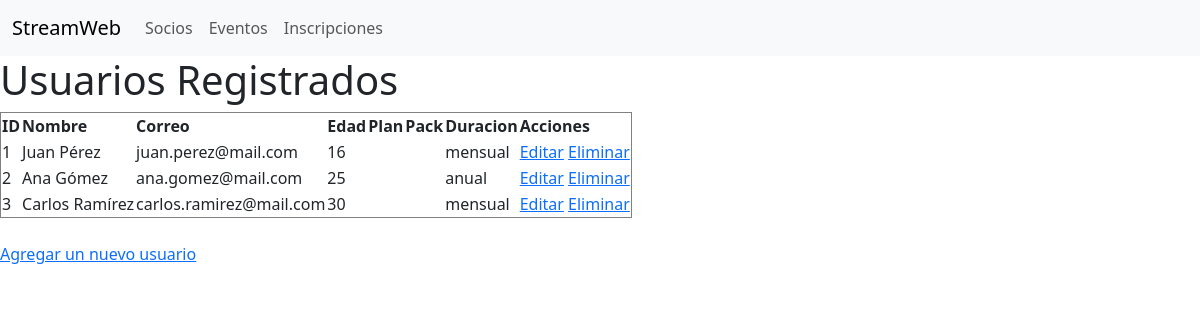
The app's page /vista/lista_usuarios.php with its own data.
### tables this page shows
CREATE TABLE usuarios(
    id_usuario INT AUTO_INCREMENT PRIMARY KEY,
    nombre VARCHAR(100) NOT NULL,
    correo VARCHAR(100) UNIQUE NOT NULL,
    edad INT,
    id_plan INT,
    duracion ENUM('mensual', 'anual') NOT NULL,
    FOREIGN KEY (id_plan) REFERENCES plan(id_plan)
);

### config/conexion.php (called while the page is built, shortened)
<?php
class Conexion {
    private $servidor = 'localhost';
    private $usuario = 'root';
    private $password = 'curso';
    private $base_datos = 'StreamWeb';
    public function __construct() {
        $this->conexion = new mysqli($this->servidor, $this->usuario, $this->password, $this->base_datos);
    }
}
?>

### controlador/usuariocontroller.php (called while the page is built, shortened)
<?php
require_once '../modelo/class_usuario.php';
class usuarioController {
    private $usuario;
    public function __construct() {
        $this->usuario = new usuario();
    }
    public function listarusuario () {
        return $this->usuario ->obtenerusuario ();
    }
}
?>

### modelo/class_usuario.php (called while the page is built, shortened)
<?php
require_once '../config/conexion.php';
class usuario {
    private $conexion;
    public function __construct() {
        $this->conexion = new Conexion();
    }
    public function obtenerusuario() {
        $query = "SELECT * FROM usuarios";
        $resultado = $this->conexion->conexion->query($query);
        $socios = [];
        while ($fila = $resultado->fetch_assoc()) {
            $socios[] = $fila;
        }
        return $socios;
    }
}
?>

### vista/lista_usuarios.php (the view, shortened to what this page needs)
<?php
require_once '../controlador/usuarioController.php';
$controller = new usuarioController();
$usuarios = $controller->listarusuario();
?>
<!DOCTYPE html>
<html lang="es">
<head>
    <link href="https://cdn.jsdelivr.net/npm/bootstrap@5.3.3/dist/css/bootstrap.min.css" rel="stylesheet">
</head>
<body>
    <nav class="navbar navbar-expand-lg navbar-light bg-light">
        <div class="container-fluid">
            <a class="navbar-brand" href="#">StreamWeb</a>
            <div class="collapse navbar-collapse" id="navbarNav">
                <ul class="navbar-nav">
                    <li class="nav-item">
                        <a class="nav-link" href="lista_socios.php">Socios</a>
                    </li>
                    <li class="nav-item">
                        <a class="nav-link" href="lista_eventos.php">Eventos</a>
                    </li>
                    <li class="nav-item">
                        <a class="nav-link" href="#">Inscripciones</a>
                    </li>
                </ul>
            </div>
        </div>
    </nav>
    <h1>Usuarios Registrados</h1>
    <table border="1">
        <tr>
            <th>ID</th>
            <th>Nombre</th>
            <th>Correo</th>
            <th>Edad</th>
            <th>Plan</th>
            <th>Pack</th>
            <th>Duracion</th>
            <th>Acciones</th>
        </tr>
        <?php foreach ($usuarios as $usuario): ?>
            <tr>
                <td><?= $usuario['id_usuario'] ?></td>
                <td><?= $usuario['nombre'] ?></td>
                <td><?= $usuario['correo'] ?></td>
                <td><?= $usuario['edad']?></td>
                <td><?= $usuario['plan'] ?></td>
                <td><?= $usuario['pack'] ?></td>
                <td><?= $usuario['duracion'] ?></td>
                <td>
                    <a href="editar_socio.php?id=<?= $usuario['id_usuario'] ?>">Editar</a>
                    <a href="eliminar_socio.php?id=<?= $usuario['id_usuario'] ?>">Eliminar</a>
                </td>
            </tr>
        <?php endforeach; ?>
    </table>
    <br>
    <a href="alta_usuarios.php">Agregar un nuevo usuario</a>
</body>
</html>

### records on screen
usuarios: id_usuario "1", nombre "Juan Pérez", correo "juan.perez@mail.com", edad "16", duracion "mensual"
usuarios: id_usuario "2", nombre "Ana Gómez", correo "ana.gomez@mail.com", edad "25", duracion "anual"
usuarios: id_usuario "3", nombre "Carlos Ramírez", correo "carlos.ramirez@mail.com", edad "30", duracion "mensual"
